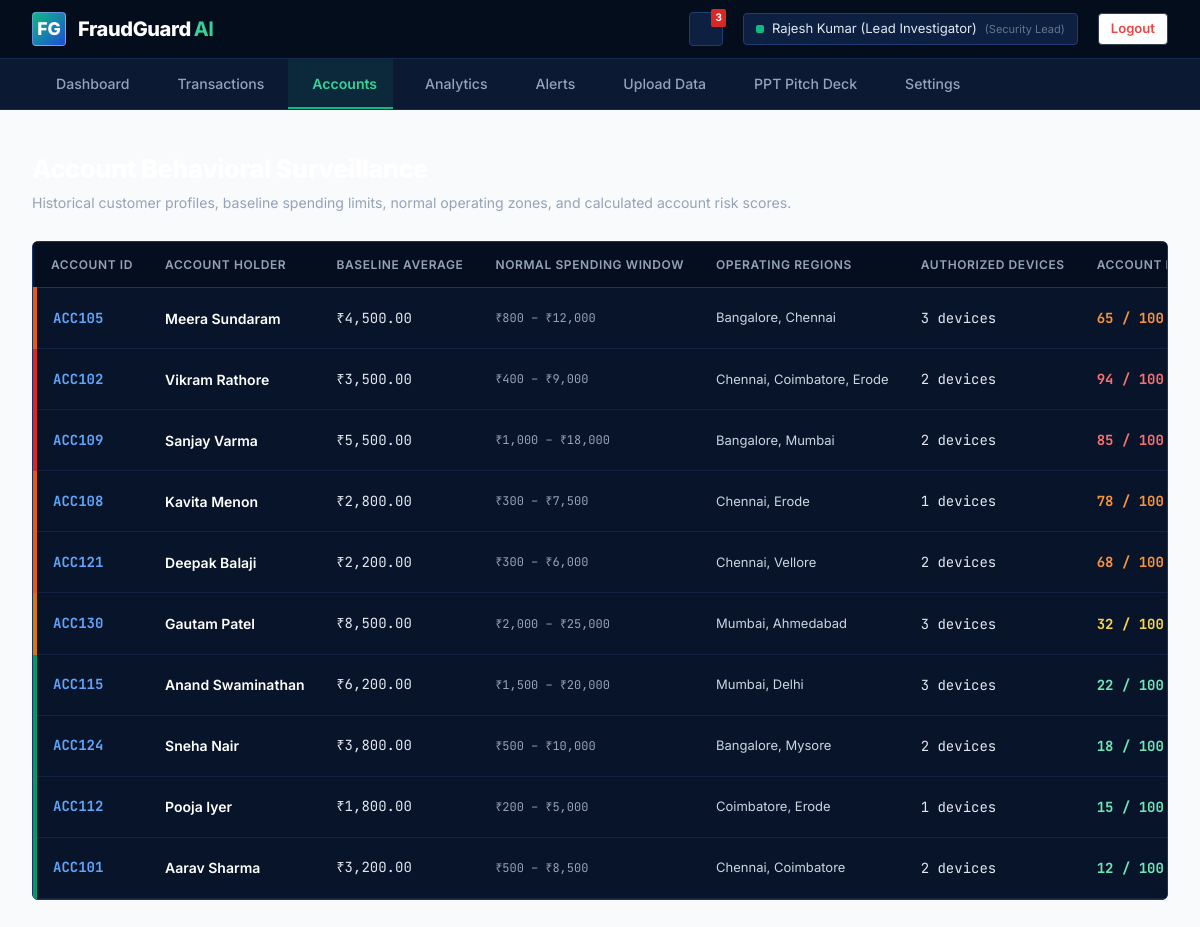
Page /accounts (signed in) on the committed database.
### tables this page shows
CREATE TABLE accounts (
            id INTEGER PRIMARY KEY AUTOINCREMENT,
            account_id TEXT UNIQUE NOT NULL,
            holder_name TEXT NOT NULL,
            phone_number TEXT DEFAULT '+91 98450 12345',
            email TEXT DEFAULT 'customer@bank.com',
            avg_amount REAL DEFAULT 2500.0,
            min_amount REAL DEFAULT 500.0,
            max_amount REAL DEFAULT 15000.0,
            normal_locations TEXT DEFAULT 'Chennai, Coimbatore',
            normal_hours TEXT DEFAULT '08:00 - 22:00',
            known_devices INTEGER DEFAULT 2,
            avg_daily_tx INTEGER DEFAULT 3,
            risk_score INTEGER DEFAULT 10,
            status TEXT DEFAULT 'ACTIVE', -- ACTIVE, ACCOUNT_HOLD, ADMIN_REVIEW, BLOCKED, FLAGGED
            call_attempts INTEGER DEFAULT 0,
            last_call_status TEXT DEFAULT 'NONE',
            hold_reason TEXT DEFAULT '',
            block_reason TEXT DEFAULT '',
            held_at TIMESTAMP,
            blocked_at TIMESTAMP,
            created_at TIMESTAMP DEFAULT CURRENT_TIMESTAMP
        , last_sms_status TEXT DEFAULT 'NONE');

### app.py (the view)
@app.route('/accounts')
@login_required
def accounts_view():
    accounts_list = get_all_accounts()
    return render_template('accounts.html', accounts=accounts_list)

### app.py (called while the page is built)
def login_required(f):
    @wraps(f)
    def decorated_function(*args, **kwargs):
        if 'user_id' not in session:
            if request.is_json or request.path.startswith('/api/'):
                return jsonify({'success': False, 'message': 'Authentication required. Please log in.'}), 401
            return redirect(url_for('login_view', next=request.url))
        return f(*args, **kwargs)
    return decorated_function

### database.py (called while the page is built)
def get_db_connection():
    os.makedirs(os.path.dirname(DB_PATH), exist_ok=True)
    conn = sqlite3.connect(DB_PATH, timeout=30.0)
    conn.row_factory = sqlite3.Row
    return conn

def get_all_accounts():
    conn = get_db_connection()
    accounts = conn.execute('SELECT * FROM accounts ORDER BY (CASE WHEN status="BLOCKED" THEN 0 WHEN status="ACCOUNT_HOLD" THEN 1 WHEN status="ADMIN_REVIEW" THEN 2 ELSE 3 END), risk_score DESC').fetchall()
    conn.close()
    return [dict(acc) for acc in accounts]

### templates/accounts.html (shortened to what this page needs)
{% extends "base.html" %}
{% block content %}
<div class="app-main-content">
    <div style="margin-bottom: 1.75rem; display: flex; justify-content: space-between; align-items: flex-end;">
        <div>
            <h1 style="font-size: 1.6rem; font-weight: 800; color: #FFFFFF; letter-spacing: -0.02em;">
            </h1>
            <p style="font-size: 0.88rem; color: #94A3B8; margin-top: 0.2rem;">
                Historical customer profiles, baseline spending limits, normal operating zones, and calculated account risk scores.
            </p>
        </div>
    </div>
    <div class="panel-card" style="padding: 0;">
        <div class="table-responsive-container" style="border: none;">
            <table class="fraud-table">
                <thead>
                    <tr>
                        <th>Account ID</th>
                        <th>Account Holder</th>
                        <th>Baseline Average</th>
                        <th>Normal Spending Window</th>
                        <th>Operating Regions</th>
                        <th>Authorized Devices</th>
                        <th>Account Risk</th>
                    </tr>
                </thead>
                <tbody>
                    {% for acc in accounts %}
                    <tr class="risk-{% if acc.risk_score >= 81 %}critical{% elif acc.risk_score >= 61 %}high{% elif acc.risk_score >= 31 %}medium{% else %}low{% endif %}">
                        <td style="font-weight: 700; font-family: 'JetBrains Mono', monospace; color: #60A5FA;">
                            {{ acc.account_id }}
                        </td>
                        <td style="font-weight: 600; color: #FFFFFF;">
                            {{ acc.holder_name }}
                        </td>
                        <td class="mono">
                            ₹{{ "{:,.2f}".format(acc.avg_amount) }}
                        </td>
                        <td class="mono" style="font-size: 12px; color: #94A3B8;">
                            ₹{{ "{:,.0f}".format(acc.min_amount) }} – ₹{{ "{:,.0f}".format(acc.max_amount) }}
                        </td>
                        <td style="font-size: 13px; color: #CBD5E1;">
                            {{ acc.normal_locations }}
                        </td>
                        <td>
                            <span class="mono">{{ acc.known_devices }} devices</span>
                        </td>
                        <td>
                            <span class="mono" style="font-weight: 700; color: {% if acc.risk_score >= 81 %}#F87171{% elif acc.risk_score >= 61 %}#FB923C{% elif acc.risk_score >= 31 %}#FCD34D{% else %}#6EE7B7{% endif %};">
                                {{ acc.risk_score }} / 100
                            </span>
                        </td>
                    </tr>
                    {% endfor %}
                </tbody>
            </table>
        </div>
    </div>
</div>
{% endblock %}

### static/css/style.css (style rules this page uses)
:root { --navy-dark: #071224; --navy-surface: #0E1E38; --navy-card: #13274A; --navy-border: #1E3A68; --blue-primary: #1D4ED8; --blue-hover: #1E40AF; --blue-light: #EFF6FF; --blue-subtle: #DBEAFE; --blue-accent: #38BDF8; --emerald-primary: #059669; --emerald-accent: #10B981; --emerald-light: #ECFDF5; --emerald-dark: #064E3B; --emerald-border: #6EE7B7; --teal-accent: #0D9488; --teal-light: #CCFBF1; --teal-dark: #115E59; --off-white: #F8FAFC; --cream-surface: #F0FDF4; --gray-subtle: #E2E8F0; --gray-muted: #64748B; --gray-dark: #334155; --text-main: #0F172A; --text-light: #F1F5F9; --text-muted: #94A3B8; --risk-critical: #DC2626; --risk-critical-bg: #FEF2F2; --risk-high: #EA580C; --risk-high-bg: #FFF7ED; --risk-medium: #D97706; --risk-medium-bg: #FFFBEB; --risk-low: #059669; --risk-low-bg: #ECFDF5; --radius-xs: 2px; --radius-sm: 4px; --radius-md: 6px; --radius-lg: 8px; --shadow-sm: 0 1px 2px 0 rgba(0, 0, 0, 0.05); --shadow-md: 0 4px 6px -1px rgba(0, 0, 0, 0.1), 0 2px 4px -1px rgba(0, 0, 0, 0.06); --shadow-lg: 0 10px 15px -3px rgba(0, 0, 0, 0.15), 0 4px 6px -2px rgba(0, 0, 0, 0.05); }
* { box-sizing: border-box; margin: 0; padding: 0; }
body { font-family: 'Inter', -apple-system, BlinkMacSystemFont, 'Segoe UI', Roboto, sans-serif; color: var(--text-main); background-color: var(--off-white); line-height: 1.5; -webkit-font-smoothing: antialiased; }
code, pre, .mono { font-family: 'JetBrains Mono', monospace; }
.app-main-content { flex: 1; padding: 2rem; max-width: 1440px; margin: 0 auto; width: 100%; }
.panel-card { background: #0D1C38; border: 1px solid #1A3464; border-radius: var(--radius-md); padding: 1.5rem; }
.table-responsive-container { overflow-x: auto; border: 1px solid #1A3464; border-radius: var(--radius-sm); background: #08142A; }
.fraud-table { width: 100%; border-collapse: collapse; text-align: left; font-size: 0.875rem; }
.fraud-table th { background: #050E1F; color: #94A3B8; font-weight: 600; font-size: 0.75rem; text-transform: uppercase; letter-spacing: 0.05em; padding: 0.85rem 1rem; border-bottom: 1px solid #1A3464; white-space: nowrap; }
.fraud-table td { padding: 0.85rem 1rem; border-bottom: 1px solid #122240; color: #E2E8F0; white-space: nowrap; }
.fraud-table tr.risk-critical td:first-child { border-left: 4px solid var(--risk-critical); }
.fraud-table tr.risk-high td:first-child { border-left: 4px solid var(--risk-high); }
.fraud-table tr.risk-medium td:first-child { border-left: 4px solid var(--risk-medium); }
.fraud-table tr.risk-low td:first-child { border-left: 4px solid var(--risk-low); }

### rows in the picture
accounts: account_id "ACC105", holder_name "Meera Sundaram", avg_amount "4,500.00", min_amount "800", max_amount "12,000", normal_locations "Bangalore, Chennai", known_devices "3", risk_score "65"
accounts: account_id "ACC102", holder_name "Vikram Rathore", avg_amount "3,500.00", min_amount "400", max_amount "9,000", normal_locations "Chennai, Coimbatore, Erode", known_devices "2", risk_score "94"
accounts: account_id "ACC109", holder_name "Sanjay Varma", avg_amount "5,500.00", min_amount "1,000", max_amount "18,000", normal_locations "Bangalore, Mumbai", known_devices "2", risk_score "85"
accounts: account_id "ACC108", holder_name "Kavita Menon", avg_amount "2,800.00", min_amount "300", max_amount "7,500", normal_locations "Chennai, Erode", known_devices "1", risk_score "78"
accounts: account_id "ACC121", holder_name "Deepak Balaji", avg_amount "2,200.00", min_amount "300", max_amount "6,000", normal_locations "Chennai, Vellore", known_devices "2", risk_score "68"
accounts: account_id "ACC130", holder_name "Gautam Patel", avg_amount "8,500.00", min_amount "2,000", max_amount "25,000", normal_locations "Mumbai, Ahmedabad", known_devices "3", risk_score "32"
accounts: account_id "ACC115", holder_name "Anand Swaminathan", avg_amount "6,200.00", min_amount "1,500", max_amount "20,000", normal_locations "Mumbai, Delhi", known_devices "3", risk_score "22"
accounts: account_id "ACC124", holder_name "Sneha Nair", avg_amount "3,800.00", min_amount "500", max_amount "10,000", normal_locations "Bangalore, Mysore", known_devices "2", risk_score "18"
accounts: account_id "ACC112", holder_name "Pooja Iyer", avg_amount "1,800.00", min_amount "200", max_amount "5,000", normal_locations "Coimbatore, Erode", known_devices "1", risk_score "15"
accounts: account_id "ACC101", holder_name "Aarav Sharma", avg_amount "3,200.00", min_amount "500", max_amount "8,500", normal_locations "Chennai, Coimbatore", known_devices "2", risk_score "12"

### other values in the picture
{{ session.get('user_name', 'Administrator') }} "Rajesh Kumar (Lead Investigator)"
